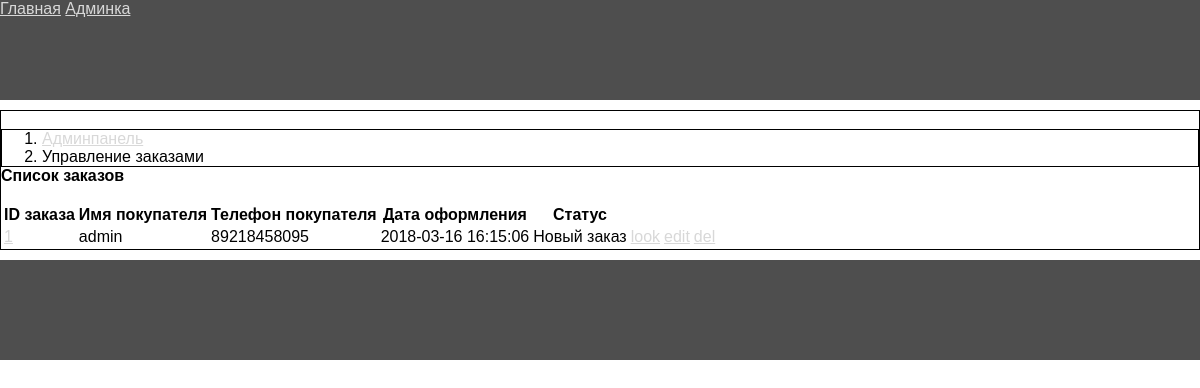
The app's page /admin/order (signed in) with its own data.
### tables this page shows
CREATE TABLE `products_order` (
  `id_order` int(11) NOT NULL,
  `user_name` varchar(255) NOT NULL,
  `user_phone` varchar(255) NOT NULL,
  `user_comment` text NOT NULL,
  `id_user` int(11) DEFAULT NULL,
  `date` timestamp NOT NULL DEFAULT CURRENT_TIMESTAMP,
  `products` text NOT NULL,
  `status` int(11) NOT NULL DEFAULT '1'
);

### backend/controllers/AdminOrderController.php (called while the page is built, shortened)
<?php
class AdminOrderController extends AdminBase {
    public function indexAction() {
        $ordersList = Order::getOrdersList();
        $data = [
            'ordersList'=>$ordersList
        ];
        $v = new View('admin_order/index.php');
        $v->render($data);
        return true;
    }
}

### core/App.php (called while the page is built, shortened)
<?php
class App {
    private $routes;
    function __construct() {
        $this->routes = include('./config/routes.php');
    }
    private function getURI() {
        if (!empty($_SERVER['REQUEST_URI'])) {
            return trim($_SERVER['REQUEST_URI'], '/');
        }
    }
    public function run() {
        $uri = $this->getURI();
        foreach ($this->routes as $uriPattern => $path) {
            if (preg_match("~$uriPattern~", $uri)) {
                $internalRoute = preg_replace("~$uriPattern~", $path, $uri);
                $segments = explode('/', $internalRoute);
                $controllerName = array_shift($segments) . 'Controller';
                $actionName = ucfirst(array_shift($segments)) . 'Action';
                $parameters = $segments;
                $controllerObject = new $controllerName;
                $result = call_user_func_array(array($controllerObject, $actionName), $parameters);
                if ($result != null) {
                    break;
                }
            }
        }
    }
}

### index.php (called while the page is built, shortened)
<?php
include "./core/Autoloader.php";
$app = new App();
$app->run();

### core/Autoloader.php (called while the page is built, shortened)
<?php
spl_autoload_register(function ($class_name) {
	$directories = [
        'backend/views/',
        'backend/models/',
        'backend/controllers/',
        'core/',
        ];
});

### core/DatabaseHandler.php (called while the page is built, shortened)
<?php
class DatabaseHandler {
    private static $_mHandler;
    private static function GetHandler() {
        if (!isset(self::$_mHandler)) {
            try {
                self::$_mHandler = 	new PDO(PDO_DSN, DB_USERNAME, DB_PASSWORD, array(PDO::ATTR_PERSISTENT => DB_PERSISTENCY));
                self::$_mHandler->setAttribute(PDO::ATTR_ERRMODE, PDO::ERRMODE_EXCEPTION);
            } catch (PDOException $e){
                self::Close();
                trigger_error($e->getMessage(), E_USER_ERROR);
                $app = new App();
                $app->logger->log('db ' . $e->getMessage());
            }
        }
        return self::$_mHandler;
    }
    public static function Execute($sqlQuery, $params = null) {
        try {
            $database_handler = self::GetHandler();
            $statement_handler = $database_handler->prepare($sqlQuery);
            return $statement_handler->execute($params);
        } catch(PDOException $e) {
            self::Close();
            trigger_error($e->getMessage(), E_USER_ERROR);
            $app = new App();
            $app->logger->log('db ' . $e->getMessage());
        }
    }
    public static function GetAll($sqlQuery, $params = null, $fetchStyle = PDO::FETCH_ASSOC) {
        $result = null;
        try {
            $database_handler = self::GetHandler();
            self::Execute("set character_set_results='utf8'");
            $statement_handler = $database_handler->prepare($sqlQuery);
            $statement_handler->execute($params);
            $result = $statement_handler->fetchAll($fetchStyle);
        } catch(PDOException $e) {
            self::Close();
            trigger_error($e->getMessage(), E_USER_ERROR);
            $app = new App();
            $app->logger->log('db ' . $e->getMessage());
        }
        return $result;
    }
}
?>

### backend/models/Order.php (called while the page is built, shortened)
<?php
class Order {
    public static function getOrdersList() {
        $query = "SELECT id_order, user_name, user_phone, date, status FROM products_order ORDER BY id_order DESC";
        $ordersList = DatabaseHandler::GetAll($query);
        return $ordersList;
    }
    public static function getStatusText($status) {
        switch ($status) {
            case '1':
                return 'Новый заказ';
                break;
        }
    }
}

### assets/tpl/admin_order/index.php (the view)
<?php include './assets/tpl/layouts/header_adm.php'; ?>
        <div>
            <br/>
            <div>
                <ol>
                    <li><a href="/admin">Админпанель</a></li>
                    <li>Управление заказами</li>
                </ol>
            </div>
            <h4>Список заказов</h4>
            <br/>
            <table>
                <tr>
                    <th>ID заказа</th>
                    <th>Имя покупателя</th>
                    <th>Телефон покупателя</th>
                    <th>Дата оформления</th>
                    <th>Статус</th>
                    <th></th>
                    <th></th>
                    <th></th>
                </tr>
                <?php foreach ($ordersList as $order): ?>
                    <tr>
                        <td>
                            <a href="/admin/order/view/<?= $order['id_order']; ?>">
                                <?= $order['id_order']; ?>
                            </a>
                        </td>
                        <td><?= $order['user_name']; ?></td>
                        <td><?= $order['user_phone']; ?></td>
                        <td><?= $order['date']; ?></td>
                        <td><?= Order::getStatusText($order['status']); ?></td>
                        <td><a href="/admin/order/view/<?= $order['id_order']; ?>" title="Смотреть">look</a></td>
                        <td><a href="/admin/order/update/<?= $order['id_order']; ?>" title="Редактировать">edit</a></td>
                        <td><a href="/admin/order/delete/<?= $order['id_order']; ?>" title="Удалить">del</a></td>
                    </tr>
                <?php endforeach; ?>
            </table>
        </div>
<?php include './assets/tpl/layouts/footer.php'; ?>

### assets/css/style.css (style rules this page uses)
* { box-sizing: border-box; font-family: sans-serif; margin: 0; }
a { color: #d8d8d8; }
div { border: 1px solid black; }

### records on screen
products_order: id_order "1", user_name "admin", user_phone "89218458095", date "2018-03-16 16:15:06", status "Новый заказ"
